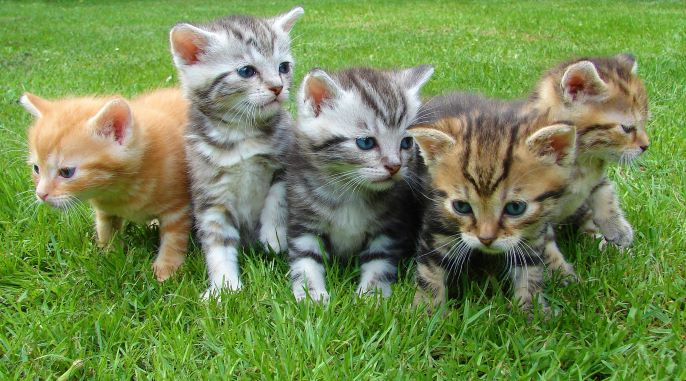
#> input picture Photos/cats.jpg, 686 x 381 px
$ python Masking.py
#> lines starting #> are read from the running program, lines starting #| are printed output that depends on the picture; after the words box and inside, x2 and y2 are one past the last pixel; in counts of white or black regions, pixels touching at a corner belong together
''''
Masking allows us to focus on the parts of the image that we want to keep.
'''

import cv2 as cv
from cv2 import rectangle
import numpy as np


img = cv.imread('./Photos/cats.jpg')
#> img is the input picture: shape (381, 686, 3); mean B, G, R 81.7, 139.1, 115.9
cv.imshow('cats', img)

# The blank size should be the same as the image size
blank = np.zeros(img.shape[:2], dtype='uint8')
cv.imshow('Blank image', blank)

circle = cv.circle(blank.copy(), (img.shape[1]//2+10,
                                  img.shape[0]//2 - 45), 80, 255, -1)
cv.imshow('Mask', circle)
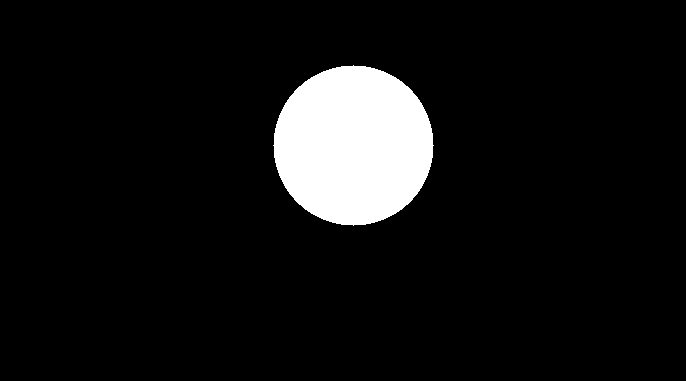
#> window 'Mask': shape (381, 686); 7.7% white; 1 white region, box (x1, y1, x2, y2) and area: (273, 65, 434, 226) 20081

rectangle = cv.rectangle(blank.copy(), (30, 30), (410, 410), 255, -1)

weird_shape = cv.bitwise_and(circle, rectangle)
cv.imshow('Weird shape', weird_shape)
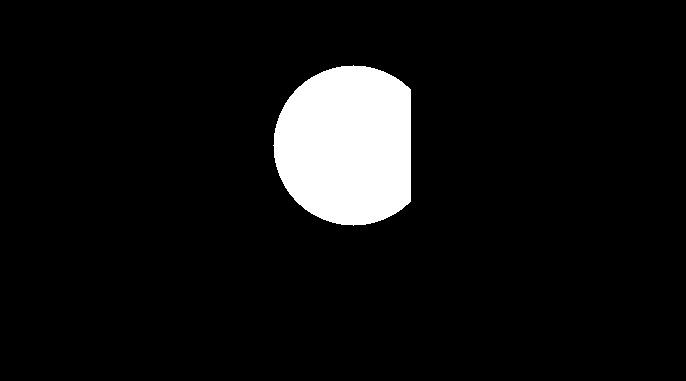
#> window 'Weird shape': shape (381, 686); 7% white; 1 white region, box (x1, y1, x2, y2) and area: (273, 65, 411, 226) 18366

masked = cv.bitwise_and(img, img, mask=weird_shape)
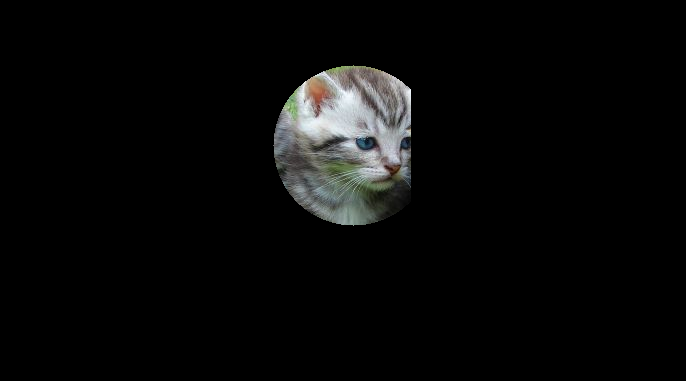
#> masked: shape (381, 686, 3); mean B, G, R 8.8, 9.1, 8.9
cv.imshow('Masked', masked)
cv.waitKey(0)

$ run again, with Photos/Cat_small.jpg copied over Photos/cats.jpg
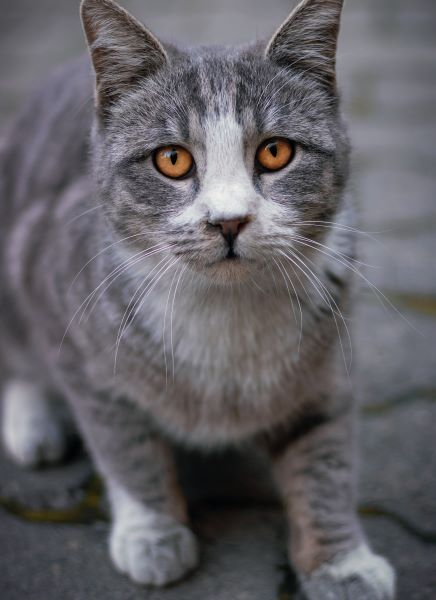
#> input picture Photos/Cat_small.jpg, 436 x 600 px
#> img is the input picture: shape (600, 436, 3); mean B, G, R 102, 97.1, 99.1
#> `cv.imshow('Mask', circle)`:
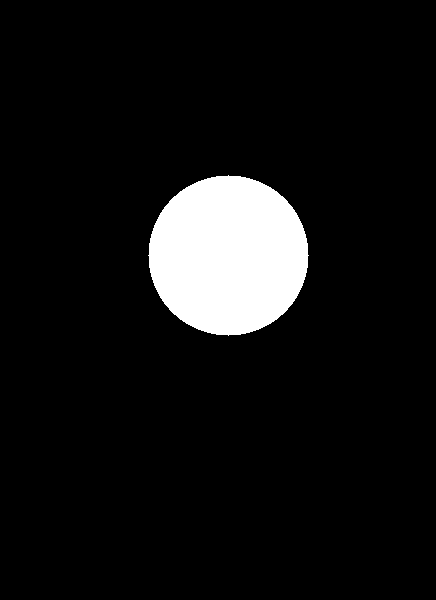
#> window 'Mask': shape (600, 436); 7.7% white; 1 white region, box (x1, y1, x2, y2) and area: (148, 175, 309, 336) 20081
#> `masked = cv.bitwise_and(img, img, mask=weird_shape)`:
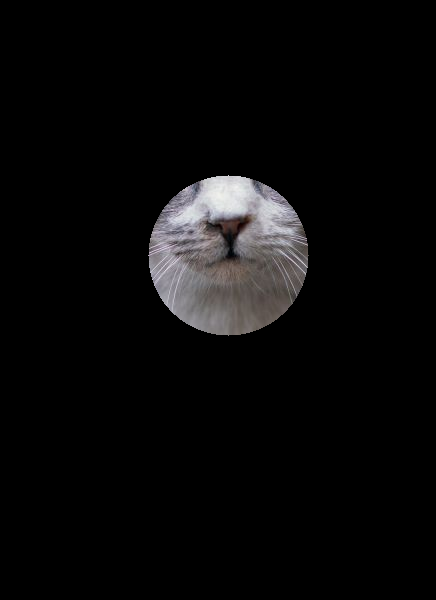
#> masked: shape (600, 436, 3); mean B, G, R 9.9, 9.6, 10
